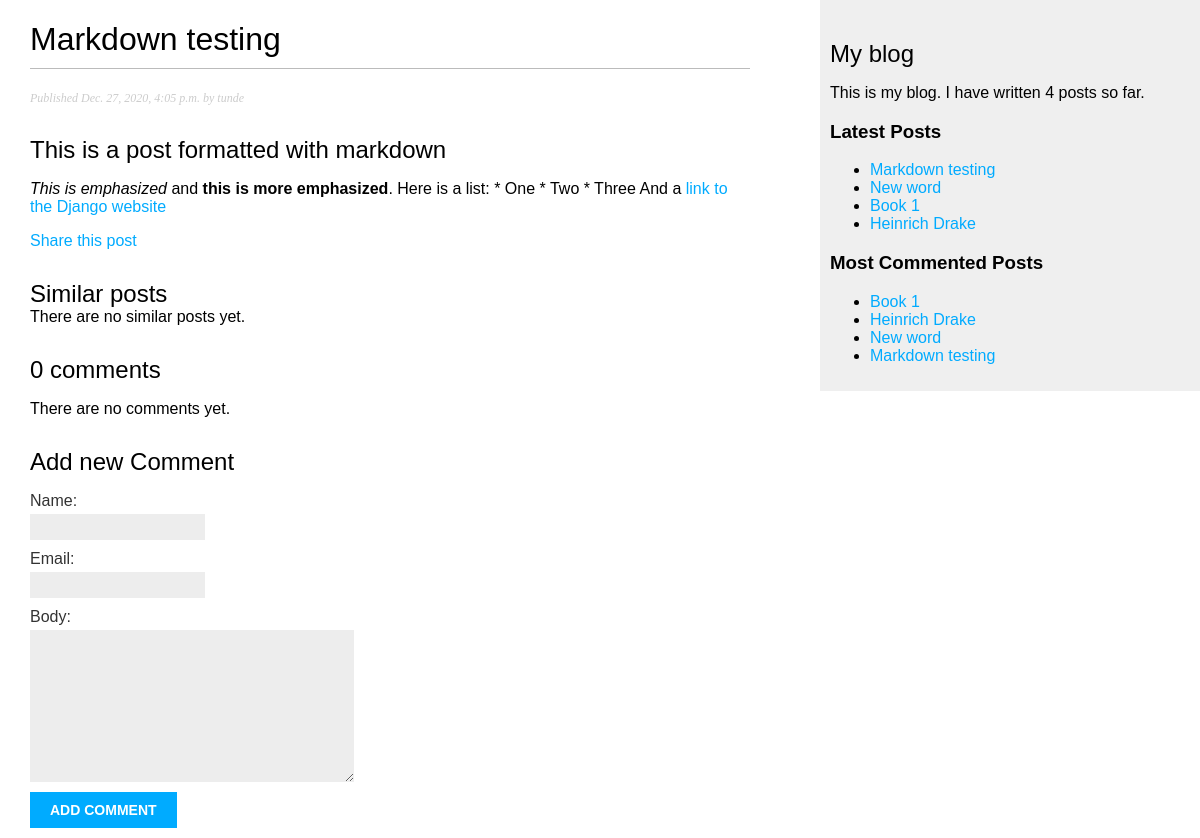
Screenshot of /blog/2020/12/27/markdown-testing/ with the database file from the repository.
### blog/models.py (models this page shows, shortened)
class Post(models.Model):
    STATUS_CHOICES = (
        ('draft', 'Draft'),
        ('published', 'Published'),
    )
    title = models.CharField(max_length=250)
    slug = models.SlugField(max_length=250,
                            unique_for_date='publish')
    author = models.ForeignKey(User,
                              on_delete=models.CASCADE,
                              related_name='blog_posts')
    body = models.TextField()
    publish = models.DateTimeField(default=timezone.now)
    created = models.DateTimeField(auto_now_add=True)
    updated = models.DateTimeField(auto_now=True)
    status = models.CharField(max_length=10,
                              choices=STATUS_CHOICES,
                              default='draft')
    objects = models.Manager() # The default manager.
    published = PublishedManager() # Our custom manager.
    tags = TaggableManager()
    class Meta:
        ordering = ('-publish',)
    def get_absolute_url(self):
        return reverse('blog:post_detail',
                       args=[self.publish.year,
                             self.publish.month,
                             self.publish.day, self.slug])

### blog/views.py (the view)
# urls.py: path('<int:year>/<int:month>/<int:day>/<slug:post>/', views.post_detail, name='post_detail'),
def post_detail(request, year, month, day, post):
    post = get_object_or_404(Post, slug=post,
                                    status = 'published',publish__year= year, publish__month=month, publish__day=day)
    comments =post.comments.filter(active=True)
    new_comment = None
    if request.method == 'POST':
        comment_form = CommentForm(data =request.POST)
        if comment_form.is_valid():
            new_comment = comment_form.save(commit=False)
            new_comment.post = post
            new_comment.save()
    else:
        comment_form = CommentForm()
    return render(request, 'blog/post/detail.html', {'post': post,  'comments': comments, 'new_comment': new_comment, 'comment_form':comment_form})

### blog/forms.py
class CommentForm(forms.ModelForm):
    class Meta:
        model = Comment
        fields = ('name', 'email', 'body')

### blog/models.py (called while the page is built)
    def get_queryset(self):
        return super().get_queryset().filter(status='published')

### blog/templatetags/blog_tags.py (called while the page is built)
@register.simple_tag
def total_posts():
    return Post.published.count()

@register.inclusion_tag('blog/post/latest_posts.html')
def show_latest_posts(count=5):
    latest_posts = Post.published.order_by('-publish')[:count]
    return  {'latest_posts':latest_posts}

@register.simple_tag
def get_most_commented_posts(count=5):
    return Post.published.annotate(
        total_comments = Count('comments')
    ).order_by('-total_comments')[:count]

@register.filter(name='markdown')
def markdown_format(text):
    return mark_safe(markdown.markdown(text))

### blog/templates/blog/post/detail.html (shortened to what this page needs)
{% extends "blog/base.html" %}
{% load blog_tags %}
{% block content %}
  <h1>{{ post.title }}</h1>
  <p class="date">
    Published {{ post.publish }} by {{ post.author }}
  </p>
  {{ post.body|markdown }}
  <p>
    <a href="{% url "blog:post_share" post.id %}">
      Share this post
    </a>
  </p>
  <h2>Similar posts</h2>
  {% for post in similar_posts %}
    <p>
      <a href="{{ post.get_absolute_url }}">{{ post.title }}</a>
    </p>
  {% empty %}
    There are no similar posts yet.
  {% endfor %}
  {% with comments.count as total_comments %}
  <h2>
{{ total_comments }} comment{{ total_comments|pluralize}}
  </h2>
  {% endwith %}
{% for comment in comments %}
<div class="comment">
  <p class="info">
  Comment {{ forloop.counter }} by {{ comment.name }} on
  {{ comment.created }}
</p>
{{ comment.body|linebreaks }}
</div>
{% empty %}
<p>There are no comments yet.</p>
{% endfor %}
{% if new_comment %}
<h2>You comment has been added.</h2>
{% else %}
<h2> Add new Comment</h2>
<form method="POST">
  {{ comment_form.as_p }}
  <p><input type="submit" value="Add comment"></p>
</form>
{% endif %}
{% endblock %}

### blog/templates/blog/base.html (shortened to what this page needs)
{% load blog_tags %}
{% load static %}
<!DOCTYPE html>
<html>
<head>
  <link href="{% static "css/blog.css" %}" rel="stylesheet">
</head>
<body>
  <div id="content">
    {% block content %}
    {% endblock %}
  </div>
  <div id="sidebar">
    <h2>My blog</h2>
    <p>This is my blog. I have written {% total_posts %} posts so far.</p>
    <h3>Latest Posts</h3>
    {% show_latest_posts 5 %}
    <h3>Most Commented Posts</h3>
    {% get_most_commented_posts as most_commented_posts %}
    <ul>
      {% for post in most_commented_posts %}
      <li>
        <a href="{{ post.get_absolute_url }}">{{ post.title }}</a>
      </li>
      {% endfor %}
    </ul>
  </div>
</body>
</html>

### blog/templates/blog/post/latest_posts.html
<ul>
    {% for post in latest_posts %}
    <li>
    <a href="{{ post.get_absolute_url }}">{{ post.title }}</a>
    </li>
    {% endfor %}
    </ul>

### blog/static/css/blog.css (style rules this page uses)
body { margin:0; padding:0; font-family:helvetica, sans-serif; }
a { color:#00abff; text-decoration:none; }
h1 { font-weight:normal; border-bottom:1px solid #bbb; padding:0 0 10px 0; }
h2 { font-weight:normal; margin:30px 0 0; }
#content { float:left; width:60%; padding:0 0 0 30px; }
#sidebar { float:right; width:30%; padding:10px; background:#efefef; height:100%; }
p.date { color:#ccc; font-family: georgia, serif; font-size: 12px; font-style: italic; }
label { float:left; clear:both; color:#333; margin-bottom:4px; }
input, textarea { clear:both; float:left; margin:0 0 10px; background:#ededed; border:0; padding:6px 10px; font-size:12px; }
input[type=submit] { font-weight:bold; background:#00abff; color:#fff; padding:10px 20px; font-size:14px; text-transform:uppercase; }

### rows the page displays
Post: title "Markdown testing", publish "Dec. 27, 2020, 4:05 p.m.", author "tunde", body "This is a post formatted with markdown This is emphasized and this is more emphasized . Here is a list: * One * Two * Three And a link to the Django website"
Post: title "New word"
Post: title "Book 1"
Post: title "Heinrich Drake"

### other values shown
{{ total_comments }} "0"
